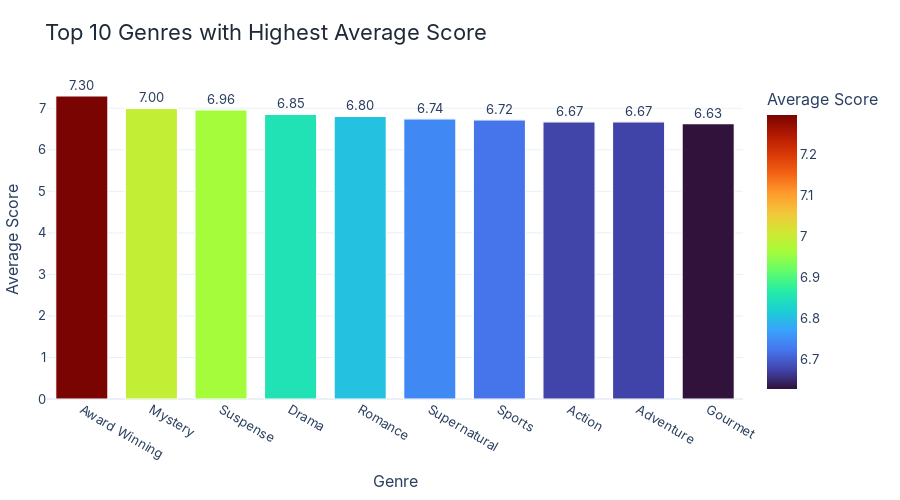

The cell this chart's notebook holds for it:
### Markdown cell above
**Deep Insight**:
- Display the top 10 Genres with the highest average score
- Distribution of media types (TV, Movie, OVA, etc.) in the top 5 highest-scoring Genres (recommended: pie chart)
- Average score of each media type within the top 5 Genres (recommended: stacked bar chart)

### Code cell
# Display the top 10 Genres with the highest average score
# Extract individual genres from the 'Genres' column and explode
df_genre_score = csv_file2[['Genres', 'Score']].dropna(subset=['Genres', 'Score']).copy()
df_genre_score['Genres'] = df_genre_score['Genres'].apply(lambda x: [g.strip() for g in eval(x)] if isinstance(x, str) and x.startswith('[') else [])
df_genre_score = df_genre_score.explode('Genres')

# Remove 'UNKNOWN' and empty genres
df_genre_score = df_genre_score[df_genre_score['Genres'].notna() & (df_genre_score['Genres'] != 'UNKNOWN') & (df_genre_score['Genres'] != '')]

# Calculate average score and count for each genre
genre_avg_score = (
    df_genre_score.groupby('Genres')
    .agg(average_score=('Score', 'mean'), anime_count=('Score', 'count'))
    .reset_index()
)

# Get top 10 genres by average score (with at least 20 anime for reliability)
top_genres = genre_avg_score[genre_avg_score['anime_count'] >= 20].sort_values('average_score', ascending=False).head(10)

# Plot with vibrant color palette
fig = px.bar(
    top_genres,
    x='Genres',
    y='average_score',
    color='average_score',
    color_continuous_scale='Turbo',
    text='average_score',
    title='Top 10 Genres with Highest Average Score',
    labels={'Genres': 'Genre', 'average_score': 'Average Score'}
)

fig.update_traces(
    texttemplate='%{text:.2f}',
    textposition='outside',
    marker_line_color='white',
    marker_line_width=1.2
)

fig.update_layout(
    font=dict(family='Inter', size=13),
    title_font=dict(size=22, color='#1F2937'),
    plot_bgcolor='white',
    paper_bgcolor='white',
    bargap=0.25,
    height=500,
    margin=dict(t=80, l=40, r=40, b=80),
    hoverlabel=dict(bgcolor='white', bordercolor='#FF6B6B', font_size=13)
)

fig.show()

### Figure 1 — Plotly figure (JSON) as saved in the notebook; plotly's stock layout.template omitted (floating-point values rounded to 4 significant figures)
{"data": [{"hovertemplate": "Genre=%{x}<br>Average Score=%{marker.color}<extra></extra>", "legendgroup": "", "marker": {"color": [7.296, 6.995, 6.963, 6.851, 6.805, 6.745, 6.722, 6.674, 6.674, 6.628], "coloraxis": "coloraxis", "line": {"color": "white", "width": 1.2}, "pattern": {"shape": ""}}, "name": "", "orientation": "v", "showlegend": false, "text": [7.296, 6.995, 6.963, 6.851, 6.805, 6.745, 6.722, 6.674, 6.674, 6.628], "textposition": "outside", "texttemplate": "%{text:.2f}", "type": "bar", "x": ["Award Winning", "Mystery", "Suspense", "Drama", "Romance", "Supernatural", "Sports", "Action", "Adventure", "Gourmet"], "xaxis": "x", "y": [7.296, 6.995, 6.963, 6.851, 6.805, 6.745, 6.722, 6.674, 6.674, 6.628], "yaxis": "y"}], "layout": {"bargap": 0.25, "barmode": "relative", "coloraxis": {"colorbar": {"title": {"text": "Average Score"}}, "colorscale": [[0, "#30123b"], [0.07143, "#4145ab"], [0.1429, "#4675ed"], [0.2143, "#39a2fc"], [0.2857, "#1bcfd4"], [0.3571, "#24eca6"], [0.4286, "#61fc6c"], [0.5, "#a4fc3b"], [0.5714, "#d1e834"], [0.6429, "#f3c63a"], [0.7143, "#fe9b2d"], [0.7857, "#f36315"], [0.8571, "#d93806"], [0.9286, "#b11901"], [1, "#7a0402"]]}, "font": {"family": "Inter", "size": 13}, "height": 500, "hoverlabel": {"bgcolor": "white", "bordercolor": "#FF6B6B", "font": {"size": 13}}, "legend": {"tracegroupgap": 0}, "margin": {"b": 80, "l": 40, "r": 40, "t": 80}, "paper_bgcolor": "white", "plot_bgcolor": "white", "title": {"font": {"color": "#1F2937", "size": 22}, "text": "Top 10 Genres with Highest Average Score"}, "xaxis": {"anchor": "y", "domain": [0, 1], "title": {"text": "Genre"}}, "yaxis": {"anchor": "x", "domain": [0, 1], "title": {"text": "Average Score"}}}}
